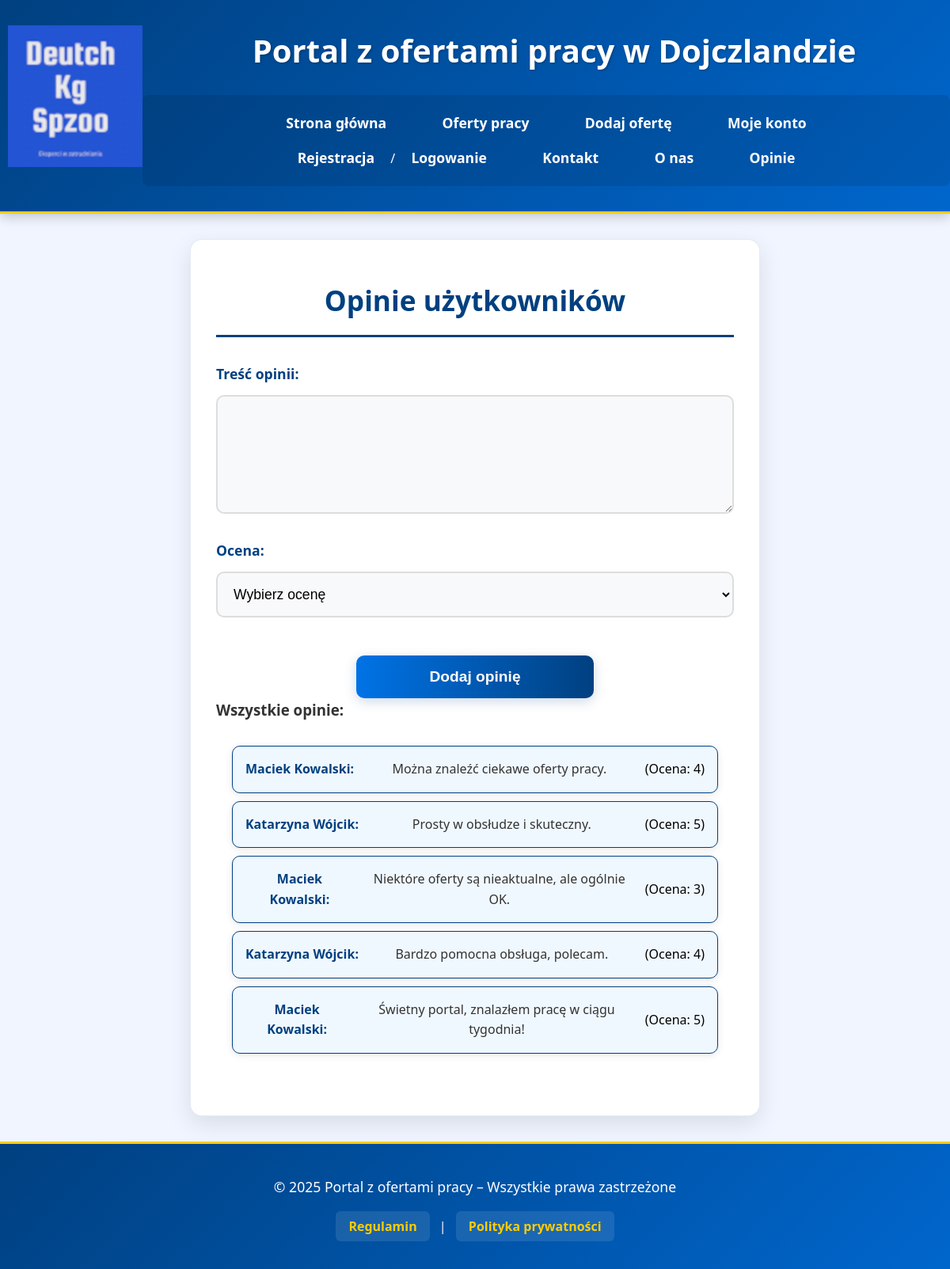
Page /opinie.php on the committed database.
### tables this page shows
CREATE TABLE `opinie` (
  `id` int(11) NOT NULL,
  `id_uzytkownika` int(11) NOT NULL,
  `tresc` text DEFAULT NULL,
  `ocena` int(11) DEFAULT NULL CHECK (`ocena` between 1 and 5),
  `data_dodania` datetime DEFAULT current_timestamp()
);

CREATE TABLE `uzytkownicy` (
  `id` int(11) NOT NULL,
  `imie` varchar(100) DEFAULT NULL,
  `nazwisko` varchar(100) DEFAULT NULL,
  `email` varchar(255) NOT NULL,
  `telefon` varchar(20) DEFAULT NULL,
  `zdjecie_profilowe` varchar(255) DEFAULT NULL,
  `haslo` varchar(255) NOT NULL,
  `opis` text DEFAULT NULL,
  `rola` enum('uzytkownik','pracodawca','admin') DEFAULT 'uzytkownik',
  `aktywny` tinyint(1) DEFAULT 1,
  `data_rejestracji` datetime DEFAULT current_timestamp(),
  `ostatnie_logowanie` datetime DEFAULT NULL,
  `pensja` decimal(10,2) DEFAULT NULL
);

### opinie.php (the view, shortened to what this page needs)
<?php
require_once 'config.php';
$opinie = [];
try {
    $stmt = $conn->prepare("SELECT o.tresc, u.imie, u.nazwisko, o.ocena FROM opinie o JOIN uzytkownicy u ON o.id_uzytkownika = u.id ORDER BY o.data_dodania DESC");
    $stmt->execute();
    $result = $stmt->get_result();
    while ($row = $result->fetch_assoc()) {
        $opinie[] = $row;
    }
} catch (Exception $e) {
    die("Wystąpił błąd: " . $e->getMessage());
}
?>
<!DOCTYPE html>
<html lang="pl">
<head>
    <link rel="stylesheet" href="styleindex.css">
</head>
<body>
<header>
    <img src="logo.png" alt="Logo" style=" float:left;margin-left:10px;">
    <h1>Portal z ofertami pracy w Dojczlandzie</h1>
    <nav>
        <ul>
            <li><a href="index.php">Strona główna</a></li>
            <li><a href="lista_ofert.php">Oferty pracy</a></li>
            <li><a href="dodaj_oferte.php">Dodaj ofertę</a></li>
            <li><a href="konto.php">Moje konto</a></li>
            <li><a href="rejestracja.php">Rejestracja</a> / <a href="logowanie.php">Logowanie</a></li>
            <li><a href="kontakt.php">Kontakt</a></li>
            <li><a href="o_nas.php">O nas</a></li>
            <li><a href="opinie.php">Opinie</a></li>
        </ul>
    </nav>
</header>
<main>
    <h2>Opinie użytkowników</h2>
    <form action="opinie.php" method="post">
        <div class="form-group">
            <label for="tresc">Treść opinii:</label>
            <textarea id="tresc" name="tresc" rows="5" required></textarea>
        </div>
        <div class="form-group">
            <label for="ocena">Ocena:</label>
            <select id="ocena" name="ocena" required>
                <option value="">Wybierz ocenę</option>
            </select>
        </div>
        <button type="submit">Dodaj opinię</button>
    </form>
    <h3>Wszystkie opinie:</h3>
    <div id="opinie-lista">
        <?php if (empty($opinie)): ?>
            <p>Brak opinii do wyświetlenia.</p>
        <?php else: ?>
            <div class="opinie-container">
                <?php foreach ($opinie as $opinia): ?>
                    <div class="opinia">
                        <strong><?= htmlspecialchars($opinia['imie'] . ' ' . $opinia['nazwisko']) ?>:</strong>
                        <span class="tresc-opinii"><?= htmlspecialchars($opinia['tresc']) ?></span>
                        <span class="ocena-opinii">(Ocena: <?= htmlspecialchars($opinia['ocena']) ?>)</span>
                    </div>
                <?php endforeach; ?>
            </div>
        <?php endif; ?>
    </div>
</main>
<footer>
    <p>&copy; 2025 Portal z ofertami pracy – Wszystkie prawa zastrzeżone</p>
    <a href="regulamin.php">Regulamin</a> | <a href="polityka_prywatnosci.php">Polityka prywatności</a>
</footer>
</body>
</html>

### styleindex.css (style rules this page uses)
* { margin: 0; padding: 0; box-sizing: border-box; }
body { font-family: 'Segoe UI', Roboto, Oxygen, Ubuntu, Cantarell, 'Open Sans', 'Helvetica Neue', sans-serif; background-color: #f0f5ff; color: #333; line-height: 1.6; min-height: 100vh; display: grid; grid-template-columns: 1fr 3fr 1fr; grid-template-areas: "header header header" "left main right" "footer footer footer"; }
header { grid-area: header; background: linear-gradient(135deg, #004080 0%, #0066cc 100%); color: #fff; padding: 2rem 0; text-align: center; box-shadow: 0 4px 15px rgba(0, 0, 0, 0.2); border-bottom: 3px solid #ffcc00; }
header h1 { margin-bottom: 1.5rem; font-size: 2.5rem; font-weight: 700; text-shadow: 1px 1px 3px rgba(0, 0, 0, 0.3); }
nav ul { list-style: none; padding: 0; margin: 1.5rem 0 0; display: flex; justify-content: center; flex-wrap: wrap; background-color: rgba(0, 0, 0, 0.1); padding: 0.8rem; border-radius: 8px; max-width: 90%; margin: 0 auto; }
nav ul li { margin: 0.5rem 1.2rem; }
nav ul li a { color: #fff; text-decoration: none; font-weight: 600; padding: 0.5rem 1rem; position: relative; transition: all 0.3s ease; font-size: 1.1rem; }
main { grid-area: main; padding: 3rem 2rem; margin: 2rem 0; background-color: #fff; border-radius: 15px; box-shadow: 0 10px 30px rgba(0, 0, 0, 0.1); border: 1px solid rgba(0, 64, 128, 0.1); }
main h2 { color: #004080; font-size: 2.2rem; margin-bottom: 2rem; padding-bottom: 1rem; border-bottom: 3px solid #004080; font-weight: 700; text-align: center; }
form { display: flex; flex-direction: column; gap: 2rem; }
.form-group { display: flex; flex-direction: column; gap: 0.8rem; }
label { font-weight: 600; color: #004080; font-size: 1.1rem; }
input[type="text"], input[type="email"], input[type="password"], input[type="number"], input[type="date"], input[type="checkbox"], textarea, select { width: 100%; padding: 1rem; font-size: 1.1rem; border: 2px solid #ddd; border-radius: 10px; background-color: #f8f9fa; transition: all 0.3s ease; }
textarea { resize: vertical; min-height: 150px; }
button[type="submit"], .button { padding: 1rem 2rem; background: linear-gradient(to right, #0073e6, #004080); color: white; border: none; border-radius: 10px; cursor: pointer; font-size: 1.2rem; font-weight: 600; transition: all 0.3s ease; box-shadow: 0 4px 15px rgba(0, 64, 128, 0.2); margin-top: 1rem; align-self: center; width: 100%; max-width: 300px; text-align: center; text-decoration: none; display: inline-block; }
.opinia { display: none; background-color: #fff; padding: 2rem; border-radius: 10px; box-shadow: 0 5px 15px rgba(0, 0, 0, 0.1); border: 1px solid rgba(0, 64, 128, 0.1); }
footer { grid-area: footer; text-align: center; padding: 2.5rem; background: linear-gradient(135deg, #004080 0%, #0066cc 100%); color: #fff; margin-top: auto; border-top: 3px solid #ffcc00; }
footer p { margin-bottom: 1.5rem; font-size: 1.1rem; }
footer a { color: #ffcc00; text-decoration: none; font-weight: 600; transition: all 0.3s ease; padding: 0.5rem 1rem; border-radius: 6px; background-color: rgba(255, 255, 255, 0.1); margin: 0 0.5rem; }
header h1 { display: inline-block; margin-left: 20px; vertical-align: middle; }

### opinie.php (style rules this page uses)
#opinie-lista { text-align: center; display: grid; grid-template-columns: repeat(auto-fill, minmax(300px, 1fr)); gap: 1.5rem; margin: 0 auto; padding: 20px; }
.opinia { text-align: center; background-color: #f0f8ff; border: 1px solid #004080; border-radius: 10px; padding: 1rem; box-shadow: 0 2px 10px rgba(0, 0, 0, 0.1); transition: transform 0.3s ease, box-shadow 0.3s ease; display: flex; justify-content: space-between; align-items: center; margin: 10px 0; }
.opinia strong { color: #004080; margin-right: 10px; }
.tresc-opinii { text-align: center; flex-grow: 1; }
.ocena-opinii { text-align: center; font-size: 1rem; color: black; margin-left: 10px; flex-shrink: 0; }

### rows in the picture
opinie: id_uzytkownika.nazwisko "Maciek Kowalski", tresc "Można znaleźć ciekawe oferty pracy.", ocena "4"
opinie: id_uzytkownika.nazwisko "Katarzyna Wójcik", tresc "Prosty w obsłudze i skuteczny.", ocena "5"
opinie: id_uzytkownika.nazwisko "Maciek Kowalski", tresc "Niektóre oferty są nieaktualne, ale ogólnie OK.", ocena "3"
opinie: id_uzytkownika.nazwisko "Katarzyna Wójcik", tresc "Bardzo pomocna obsługa, polecam.", ocena "4"
opinie: id_uzytkownika.nazwisko "Maciek Kowalski", tresc "Świetny portal, znalazłem pracę w ciągu tygodnia!", ocena "5"
